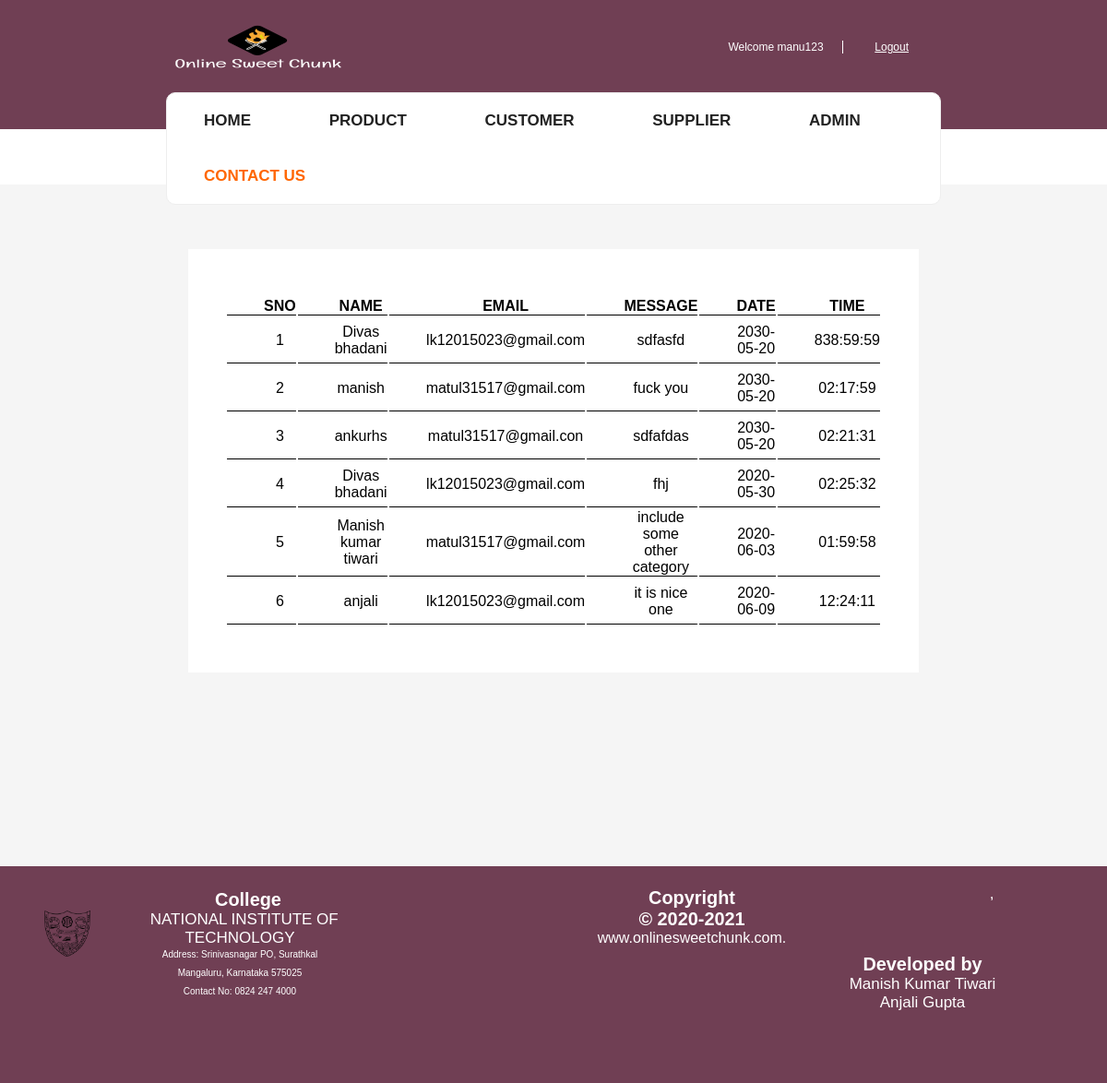
The page /admin/contact.php (signed in) on the database its author committed.
### tables this page shows
CREATE TABLE IF NOT EXISTS `contactus` (
  `name` varchar(100) DEFAULT NULL,
  `email` varchar(100) DEFAULT NULL,
  `message` varchar(100) DEFAULT NULL,
  `date1` date DEFAULT NULL,
  `time1` time DEFAULT NULL
);

### admin/contact.php (the view, shortened to what this page needs)
<?php include("dbconnect.php");?>
<?php include("header.php"); ?>
<nav id="menu">
<div class="menu">
			<ul>
				<li><a href="home.php" style="border:none;" >Home</a></li>
				<li><a href="product.php" style="border:none;">Product</a></li>
				<li><a href="customer.php" style="border:none;">Customer</a></li>
				<li ><a href="supplier.php" style="border:none;">Supplier</a></li>
				<li ><a href="Admin.php" style="border:none;">Admin</a></li>
				<li ><a href="contact.php" style="border:none;" class="active">Contact Us</a></li>
			</ul>
			</div>
		</nav>
		</header>
<div id="body" style="padding:0; margin-top:-62px;">
<br>
<br>
<br>
<div id="container" style="border:none;">
			<table id="table">
			<thead>
			 <tr>
			 <th>
			 SNO
			 </th>
			 <th>
			 NAME
			 </th>
			 <th>
			 EMAIL
			 </th>
			 <th>
			  MESSAGE
			 </th>
			 <th>
			  DATE
			 </th>
			  <th>
			  TIME
			 </th>
			 </tr>
			</thead>
			<tbody>
			<?php
                       $query ="select  name  ,email , message ,date1,time1 from contactus";
			       $result=mysqli_query($con,$query);
                    $sno=0;
                        while ($row = mysqli_fetch_assoc($result)) {
                            echo "<tr><form action='update.php' method='post'>";
							echo '<td>'.++$sno.'</td>';
                            echo '<td>'. $row['name'].'</td>';
                               echo '<td>'. $row['email'].'</td>';
								echo '<td>'. $row['message'].'</td>';
								echo '<td>'. $row['date1'].'</td>';
								echo '<td>'. $row['time1'].'</td>';
                           echo '</tr> </form> ';
						}
			?>
			</tbody>
			</table>
			</div>
			<br>
		<br>
		<br>
         <br>
		 <br>
		 <br>
		 <br>
		  <br>
		 <br>
		 <br>
		</div>
<?php
include("footer.php");
?>

### admin/index.css (style rules this page uses)
body { margin:0; padding:0; font-family: sans-serif; }
#body { overflow:hidden; background: #f5f5f5; }
#body #container { color:#b13c68; margin:0 20px; padding:10px 20px; overflow:hidden; }

### admin/header.css (style rules this page uses)
* { padding: 0; margin:0; }
body { font-family: 'Roboto', sans-serif; }
nav .menu { width: 70%; margin: 0 auto; background-color: #fff; border: 1px solid #eee; border-radius: 10px ; position: relative; top:-40px; display: flex; justify-content: center; }
nav .menu ul { width: 100%; }
nav .menu ul li, nav .menu ul li .input-group { display: inline-block; }
nav .menu ul li { padding: 20px 15px; font-weight: bold; }
nav .menu ul li a { margin: 0 25px; text-decoration: none; color:#222; text-transform: uppercase; }
nav .menu ul li a.active { color: #ff6600; }

### admin/table.css (style rules this page uses)
#table { margin:0 auto; // border-bottom:1px solid black; background:#fff; padding:50px 40px; width:10%; }
th { border-bottom:1px solid black; padding-left:40px; height:20px; }
td { border-bottom:1px solid black; padding-left:40px; height:50px; text-align:center; }

### user/checkout.css (style rules this page uses)
body { font-family: :Arial, Helvetica, sans-serif; font-size: 17px; padding: 8px; }
* { box-sizing: border-box; }
a { border:1px solid lightgray; }

### user/registration_main.css (style rules this page uses)
* { margin: 0; padding: 0; font-family: sans-serif; }

### user/about.css (style rules this page uses)
* { margin:0; padding: 0; font-family: sans-serif; }

### rows shown on the page
contactus: name "Divas bhadani", email "lk12015023@gmail.com", message "sdfasfd", date1 "2030-05-20", time1 "838:59:59"
contactus: name "manish", email "matul31517@gmail.com", message "fuck you", date1 "2030-05-20", time1 "02:17:59"
contactus: name "ankurhs", email "matul31517@gmail.con", message "sdfafdas", date1 "2030-05-20", time1 "02:21:31"
contactus: name "Divas bhadani", email "lk12015023@gmail.com", message "fhj", date1 "2020-05-30", time1 "02:25:32"
contactus: name "Manish kumar tiwari", email "matul31517@gmail.com", message "include some other category", date1 "2020-06-03", time1 "01:59:58"
contactus: name "anjali", email "lk12015023@gmail.com", message "it is nice one", date1 "2020-06-09", time1 "12:24:11"

### other values the page prints
$_SESSION['uname'] "manu123"
